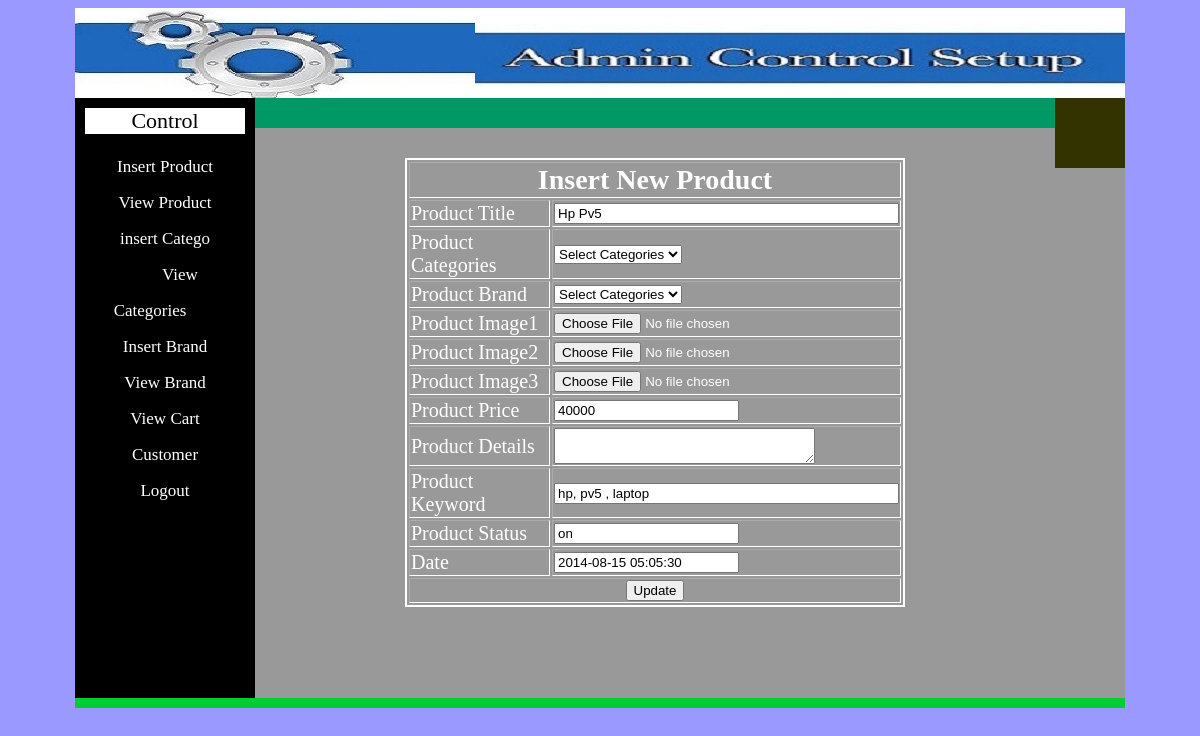
Page /admin_area/Product_edit.php?pro_edit=2 (signed in) on the committed database.
### tables this page shows
CREATE TABLE IF NOT EXISTS `products` (
  `product_id` int(20) NOT NULL AUTO_INCREMENT,
  `cat_id` int(15) NOT NULL,
  `brand_id` int(20) NOT NULL,
  `date` timestamp NOT NULL DEFAULT CURRENT_TIMESTAMP ON UPDATE CURRENT_TIMESTAMP,
  `product_title` varchar(15) NOT NULL,
  `img1` varchar(15) NOT NULL,
  `img2` varchar(16) NOT NULL,
  `img3` varchar(15) NOT NULL,
  `product_price` int(15) NOT NULL,
  `product_desc` text NOT NULL,
  `keyword` varchar(100) NOT NULL,
  `status` varchar(20) NOT NULL,
  PRIMARY KEY (`product_id`)
);

### admin_area/product_edit.php (the view, shortened to what this page needs)
<?php
 $product_edit=@$_GET['pro_edit'];
  $edit_product="select  * from products WHERE product_id='$product_edit'";
 $run=mysql_query($edit_product);
while($row=mysql_fetch_array($run))
{
  $prod_id=@$row['product_id'];
 $prod_title=$row['product_title'];
 $prod_price=$row['product_price'];
 $prod_details=$row['product_desc'];
 $prod_keyword=$row['keyword'];
 $prod_status=$row['status'];
 $prod_img1=$row['img1'];
 $prod_img2=$row['img2'];
 $prod_img3=$row['img3'];
 $date=$row['date'];
 }
 ?>
<!DOCTYPE html PUBLIC "-//W3C//DTD XHTML 1.0 Transitional//EN" "http://www.w3.org/TR/xhtml1/DTD/xhtml1-transitional.dtd">
<html xmlns="http://www.w3.org/1999/xhtml">
<head>
<link rel="stylesheet" href="style/wraper.css">
</head>
<body>
<center><div class="wraper">
<div class="wraper_header">
<div class="wraper_header1">
<img src="image/header_admin1.jpg">
</div>
<div class="wraper_header3">
<img src="image/header_admin3.jpg">
</div>
</div>
<div class="wraper_content">
<div class="wraper_left_content">
<div class="manage">
Control
</div>
<ul class="admin">
<li><a href="insert_product.php">Insert Product</a><li>
<li><a href="view_product.php">View Product</a><li>
<li><a href="insert_catego.php">insert Catego</a><li>
<li><a href="view_categories.php">View Categories </a><li>
<li><a href="insert_brand.php">Insert Brand</a><li>
<li><a href="view_brand.php">View Brand</a><li>
<li><a href="view_cart.php">View Cart</a><li>
<li><a href="customer.php">Customer</a><li>
<li><a href="admin_logout.php">Logout</a><li>
</ul>
</div>
<div class="wraper_right_content" style="background-color:#999999;">
<div class="admin_image_box">
</div>
<div class="admin_welcome_box">
</div>
<div class="admin_box">
<form action="product_edit.php" method="post" enctype="multipart/form-data">
<table border="1" width="500" align="center" style="margin-top:60px; border:2px solid #FFFFFF;">
<tr>
<td colspan="2" align="center" style="color:#FFFFFF; font-size:28px;"><b>Insert New Product</b></td>
</tr>
<tr>
<td>Product Title</td>
<td><input type="text" name="pro_title" size="40" value="<?php  echo $prod_title; ?>"/></td>
</tr>
<tr>
<td>Product Categories</td>
<td><select name="pro_cat" value="<?php  echo $prod_id; ?>">
<option>Select Categories</option>
</select></td>
</tr>
<tr>
<td>Product Brand</td>
<td><select name="pro_brand">
<option>Select Categories</option>
</select></td>
</tr>
<tr>
<td>Product Image1 </td>
<td><input type="file" name="pro_img1" value="<?php  echo $prod_img1; ?>"/></td>
</tr>
<tr>
<td>Product Image2</td>
<td><input type="file" name="pro_img2"  value="<?php  echo $prod_img2; ?>"/></td>
</tr>
<tr>
<td>Product Image3</td>
<td><input type="file" name="pro_img3"  value="<?php  echo $prod_img3; ?>"/></td>
</tr>
<tr>
<td>Product Price</td>
<td><input type="text" name="pro_price" size="20" value="<?php  echo $prod_price; ?>"/></td>
</tr>
<tr>
<td>Product Details</td>
<td><textarea name="pro_details" cols="30" rows="2" value="<?php  echo $prod_details; ?>"></textarea></td>
</tr>
<tr>
<td>Product Keyword</td>
<td><input type="text" name="pro_keyword" size="40" value="<?php  echo $prod_keyword; ?>"/></td>
</tr>
<tr>
<td>Product Status</td>
<td><input type="text" name="pro_status" size="20" value="<?php  echo $prod_status; ?>"/></td>
</tr>
<tr>
<td>Date</td>
<td><input type="text" name="date" size="20" value="<?php  echo $date; ?>"/></td>
</tr>
<tr>
<td colspan="2" align="center"><input type="submit" name="update" value="Update"/></td>
</tr>
</table>
</form>
</div>
</div>
</div>
</div>
</div></center>
</body>
</html>

### admin_area/style/wraper.css (style rules this page uses)
body { background:#9999FF; }
.wraper { width:1050px; height:700px; background-color:#00CC33; }
.wraper_header { width:1050px; height:90px; background-color:#CCCCCC; }
.wraper_header1 { width:650px; height:90px; background-color:#CCCCCC; float:right; }
.wraper_header3 { width:400px; height:90px; background-color:#CCCCCC; float:left; }
.wraper_content { width:1050px; height:600px; background-color:#003399; }
.wraper_left_content { width:180px; height:600px; background-color:black; float:left; }
.wraper_right_content { width:870px; height:600px; background-color:#666666; float:right; }
.manage { color:blak; background-color:white; font-size:22px; margin:10px; }
.admin { padding:5px; line-height:36px; margin-top:auto; }
.admin li { list-style:none; margin:0px; }
.admin a { text-decoration:none; margin:5px; padding:25px; font-size:17px; color:#FFFFFF; text-align:center; }

### admin_area/product_edit.php (style rules this page uses)
td { font-size:20px; color:#FFFFFF; }
.admin_box { width:870px; height:600px; }
.admin_image_box { width:70px; height:70px; background-color:#333300; float:right; margin:auto; }
.admin_welcome_box { width:800px; height:30px; background-color:#009966; float:left; }

### rows in the picture
products: pro_title "Hp Pv5", pro_cat "Select Categories", pro_price "40000", pro_keyword "hp, pv5 , laptop", pro_status "on", date "2014-08-15 05:05:30"
